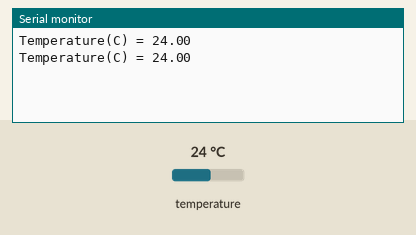
This sketch was run on a simulated Arduino Uno, built with avr-gcc and run on an emulated ATmega328P. On the bench: the last lines printed to the serial monitor. The inputs (shaded band) are chosen by the test bench; at power-on: temperature 24 °C.

Above: at 3.8 s.
3.9 s: temperature set to 12 °C
At 6.4 s:
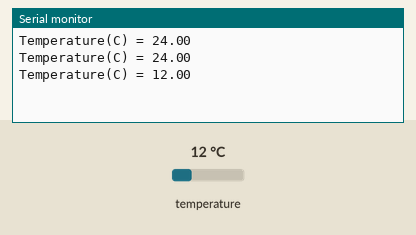
7.0 s: temperature set to 19 °C
At 8.1 s:
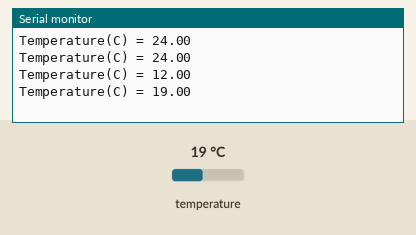
Timing chart, 0 to 10.0 s (numbered marks = the images above; inputs shaded):
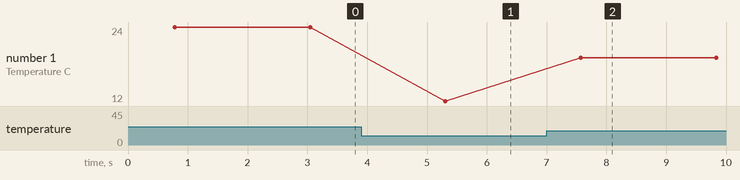

Measured:
- after the input at 3.9 s, the serial monitor: prints a new line after 1.4 s (image 1)
- after the input at 7.0 s, the serial monitor: prints a new line after 0.57 s (image 2)
- plotted number 1: 24 → 12 after the input at 3.9 s, 12 → 19 after the input at 7.0 s

The sketch:

Temperature.ino
```cpp
#include <OneWire.h>
#include <DallasTemperature.h>

const int oneWireBus = 32; //A0

OneWire oneWire(oneWireBus);
DallasTemperature sensors(&oneWire);

void setup()
{
  Serial.begin(115200);
  sensors.begin();
}

void loop() {
  sensors.requestTemperatures();
  float tempC = sensors.getTempCByIndex(0);
  Serial.print("Temperature(C) = ");
  Serial.println(tempC);
  delay(1500);
}
```
